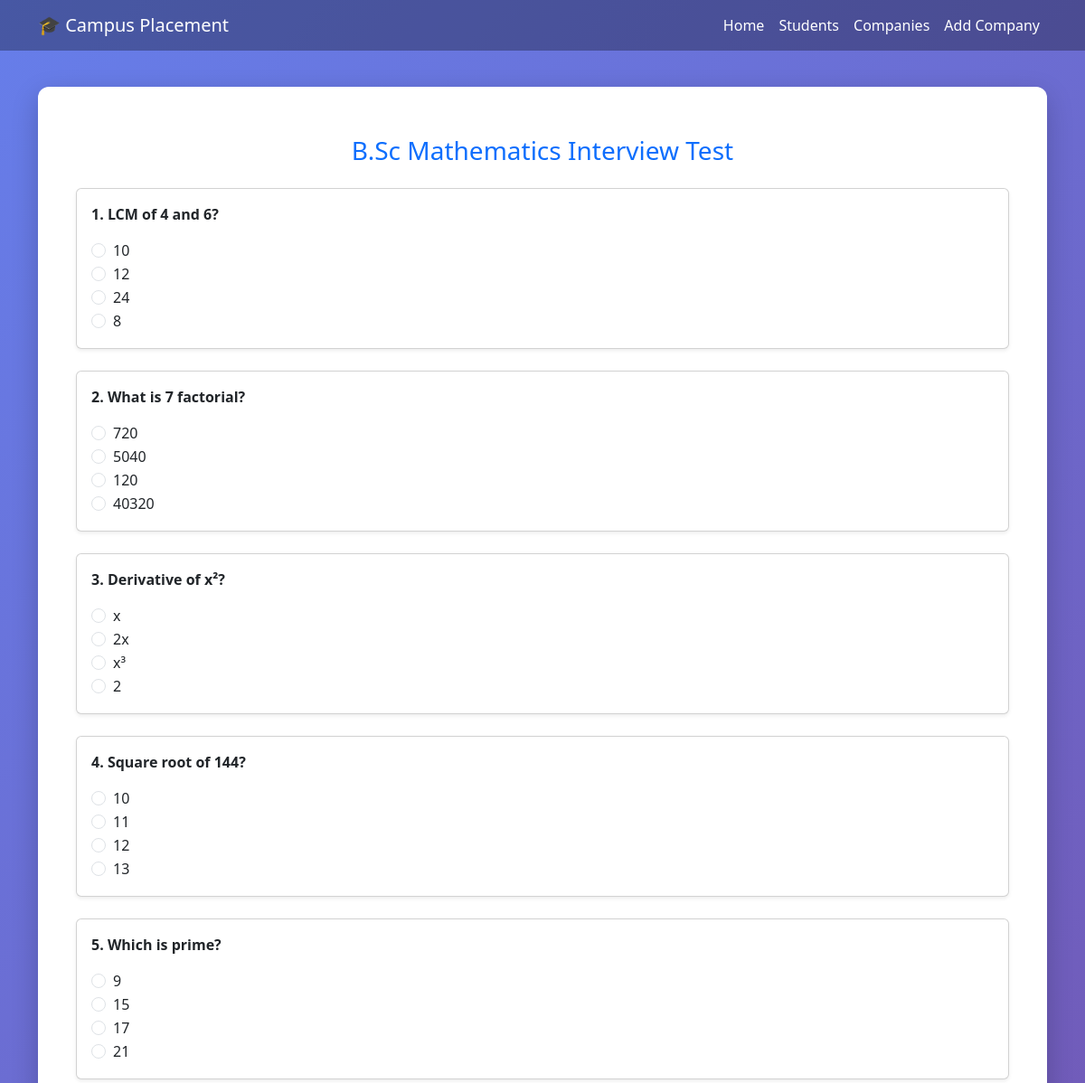
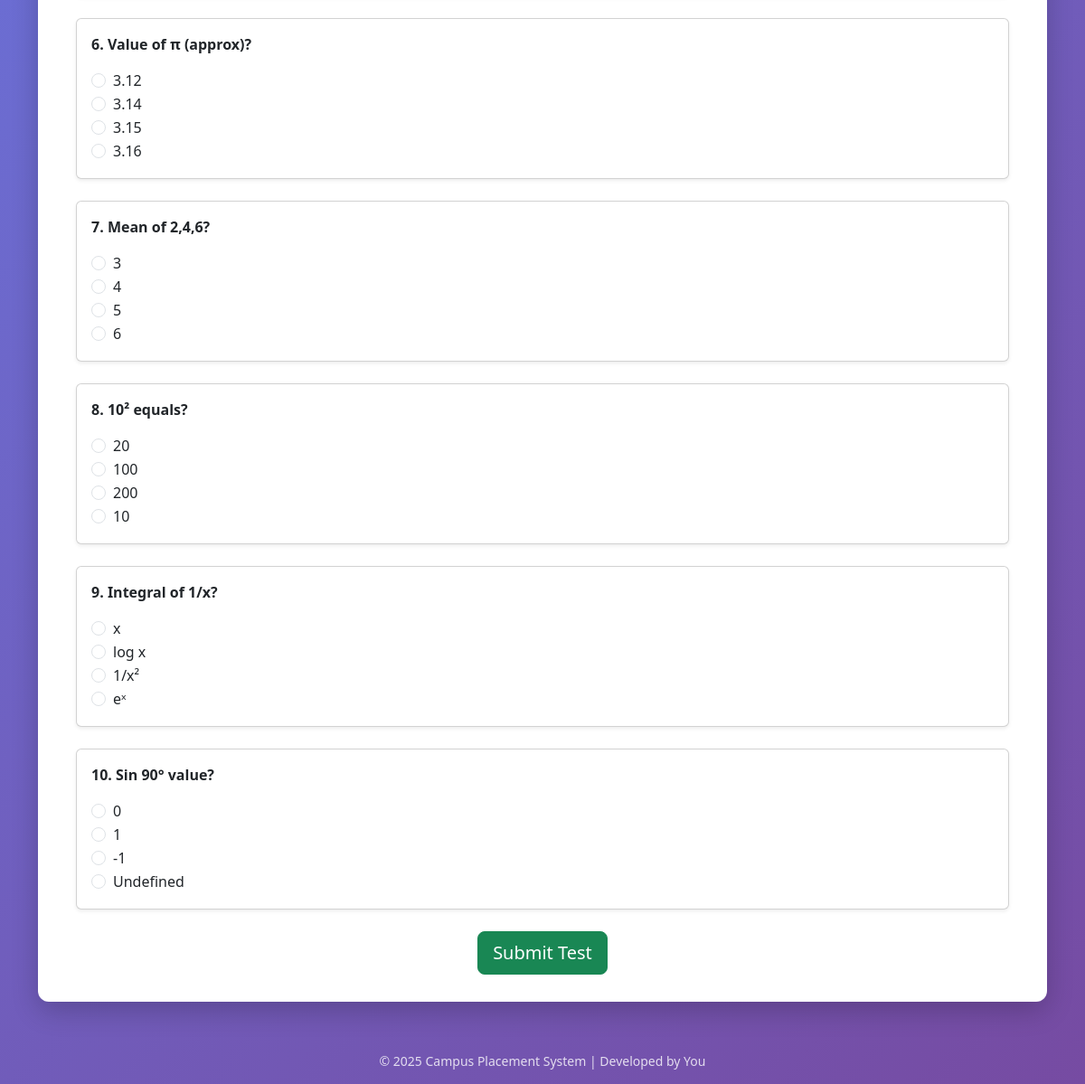
/interview/start/13/, run on the app's committed database (2 pictures, top to bottom).
### placement/models.py (models this page shows, shortened)
class InterviewQuestion(models.Model):
    department = models.CharField(
        max_length=10,
        choices=DEPARTMENT_CHOICES
    )
    question = models.TextField()
    option1 = models.CharField(max_length=200)
    option2 = models.CharField(max_length=200)
    option3 = models.CharField(max_length=200)
    option4 = models.CharField(max_length=200)
    correct_option = models.IntegerField(
        choices=[
            (1, 'Option 1'),
            (2, 'Option 2'),
            (3, 'Option 3'),
            (4, 'Option 4'),
        ]
    )

### placement/views.py (the view, shortened to what this page needs)
def start_interview(request, student_id):
    student = get_object_or_404(Student, id=student_id)
    if InterviewResult.objects.filter(student=student).exists():
        return HttpResponse("Interview already completed")
    dept = student.department
    valid_departments = dict(Student._meta.get_field("department").choices)
    if dept not in valid_departments:
        return HttpResponse("Invalid department")
    if request.method == "GET":
        questions = list(
            InterviewQuestion.objects.filter(department=dept)
        )
        if not questions:
            return HttpResponse("No questions available")
        random.shuffle(questions)
        questions = questions[:10]
        request.session["interview_qids"] = [q.id for q in questions]
        return render(request, "placement/interview_questions.html", {
            "questions": questions,
            "student": student,
            "department": valid_departments[dept],
        })

### placement/templates/placement/interview_questions.html (shortened to what this page needs)
{% extends "placement/base.html" %}
{% block content %}
<div class="container mt-4">
    <h3 class="text-center text-primary mb-4">
        {{ department }} Interview Test
    </h3>
    <form method="post">
        {% for q in questions %}
            <div class="card mb-4 shadow-sm">
                <div class="card-body">
                    <p class="fw-bold">
                        {{ forloop.counter }}. {{ q.question }}
                    </p>
                    <div class="form-check">
                        <input class="form-check-input" type="radio"
                               name="{{ q.id }}" value="1" required>
                        <label class="form-check-label">
                            {{ q.option1 }}
                        </label>
                    </div>
                    <div class="form-check">
                        <input class="form-check-input" type="radio"
                               name="{{ q.id }}" value="2">
                        <label class="form-check-label">
                            {{ q.option2 }}
                        </label>
                    </div>
                    <div class="form-check">
                        <input class="form-check-input" type="radio"
                               name="{{ q.id }}" value="3">
                        <label class="form-check-label">
                            {{ q.option3 }}
                        </label>
                    </div>
                    <div class="form-check">
                        <input class="form-check-input" type="radio"
                               name="{{ q.id }}" value="4">
                        <label class="form-check-label">
                            {{ q.option4 }}
                        </label>
                    </div>
                </div>
            </div>
        {% endfor %}
        <div class="text-center">
            <button type="submit" class="btn btn-success btn-lg">
                Submit Test
            </button>
        </div>
    </form>
</div>
{% endblock %}

### placement/templates/placement/base.html (style rules this page uses)
body { min-height: 100vh; background: linear-gradient(135deg, #667eea, #764ba2); font-family: 'Segoe UI', Tahoma, Geneva, Verdana, sans-serif; }

### data on the page
InterviewQuestion: question "LCM of 4 and 6?", option1 "10", option2 "12", option3 "24", option4 "8"
InterviewQuestion: question "What is 7 factorial?", option1 "720", option2 "5040", option3 "120", option4 "40320"
InterviewQuestion: question "Derivative of x²?", option1 "x", option2 "2x", option3 "x³", option4 "2"
InterviewQuestion: question "Square root of 144?", option1 "10", option2 "11", option3 "12", option4 "13"
InterviewQuestion: question "Which is prime?", option1 "9", option2 "15", option3 "17", option4 "21"
InterviewQuestion: question "Value of π (approx)?", option1 "3.12", option2 "3.14", option3 "3.15", option4 "3.16"
InterviewQuestion: question "Mean of 2,4,6?", option1 "3", option2 "4", option3 "5", option4 "6"
InterviewQuestion: question "10² equals?", option1 "20", option2 "100", option3 "200", option4 "10"
InterviewQuestion: question "Integral of 1/x?", option1 "x", option2 "log x", option3 "1/x²", option4 "eˣ"
InterviewQuestion: question "Sin 90° value?", option1 "0", option2 "1", option3 "-1", option4 "Undefined"

### other printed values
{{ department }} "B.Sc Mathematics"
